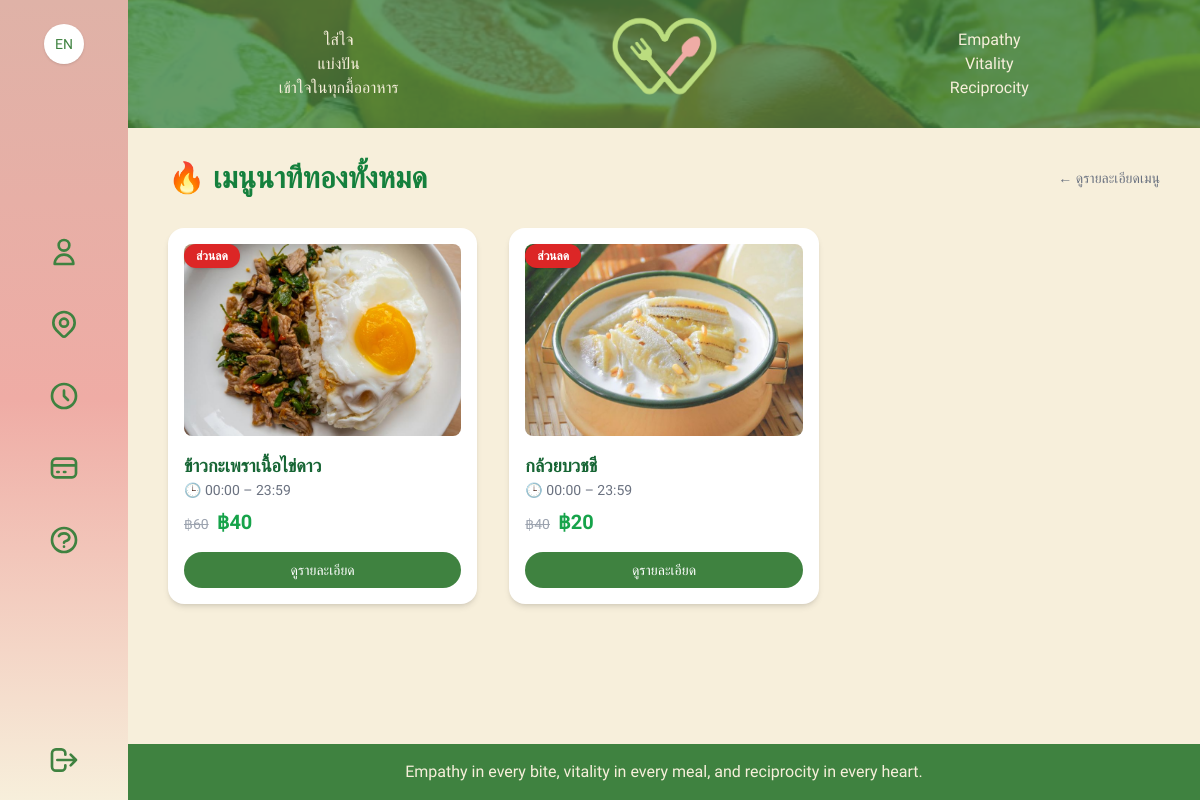
/flash/, run on an earlier commit of the app's database.
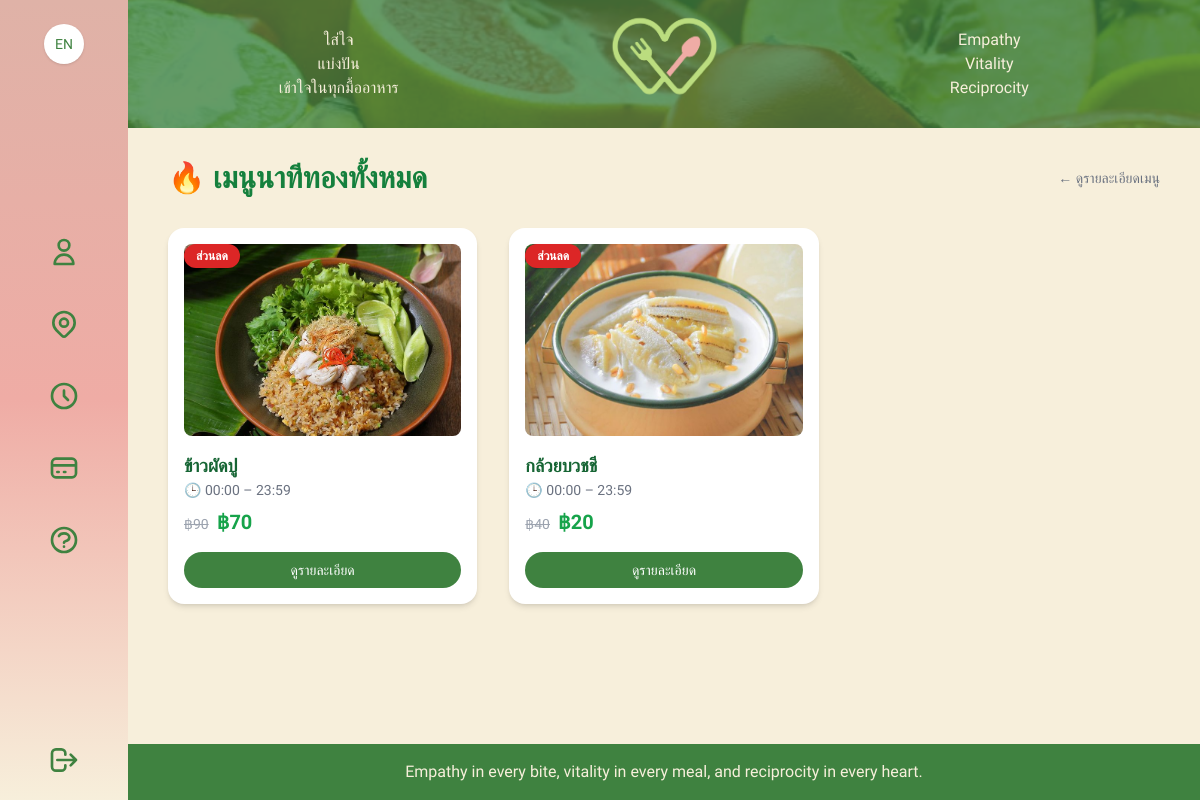
And on a later commit of the database.
### myapp/models.py (models this page shows, shortened)
class FlashMenu(models.Model):
    title            = models.CharField("ชื่อเมนู", max_length=100)
    menu             = models.ForeignKey(Menu, on_delete=models.CASCADE, verbose_name="เมนูหลัก", null=True)  # ← แก้ตรงนี้
    image            = models.ImageField("รูปเมนู", upload_to='flash_menus/')
    original_price   = models.DecimalField("ราคาต้นฉบับ", max_digits=8, decimal_places=2)
    discounted_price = models.DecimalField("ราคาหลังลด",   max_digits=8, decimal_places=2)
    start_time       = models.TimeField("เริ่ม (HH:MM)")
    end_time         = models.TimeField("จบ (HH:MM)")
    is_active        = models.BooleanField("เปิดใช้งาน", default=True)
    class Meta:
        verbose_name        = "เมนูนาทีทอง"
        verbose_name_plural = "เมนูนาทีทอง"

### myapp/views.py (the view)
# urls.py: path('flash/', views.flash_all, name='flash_all'),
def flash_all(request):
    current_time = now().time()
    flash_menus = FlashMenu.objects.filter(
        is_active=True,
        start_time__lte=current_time,
        end_time__gte=current_time
    )
    return render(request, 'flash_all.html', {
        'flash_menus': flash_menus,
    })

### myapp/templatetags/currency_filters.py (called while the page is built)
@register.filter
def currency(value, symbol='฿'):
    try:
        val = float(value)
    except (TypeError, ValueError):
        return value
    formatted = f"{val:,.0f}"
    return f"{symbol}{formatted}"

### myapp/templates/flash_all.html (shortened to what this page needs)
{% extends 'base.html' %}
{% load static %}
{% load currency_filters %}
{% load i18n %}
{% block content %}
<div class="container mx-auto px-4 py-8">
  <div class="flex items-center justify-between mb-8">
    <h1 class="text-3xl font-bold text-green-700">🔥 {% trans "All Flash Deal Menus" %}</h1>
    <a href="{% url 'home' %}" class="text-sm text-gray-500 hover:text-green-600 hover:underline">
      ← {% trans "Back to Home" %}
    </a>
  </div>
  {% if flash_menus %}
    <div class="grid grid-cols-1 sm:grid-cols-2 lg:grid-cols-3 gap-8">
      {% for item in flash_menus %}
        <div class="relative bg-white rounded-2xl shadow-md hover:shadow-xl transition p-4 flex flex-col">
          {% if item.image %}
            <a href="{% url 'flash_menu_detail' item.id %}">
              <img src="{{ item.image.url }}"
                   alt="{{ item.title }}"
                   class="w-full h-48 object-cover rounded-lg mb-4">
            </a>
            <div class="absolute top-4 left-4 bg-red-600 text-white text-xs px-3 py-1 rounded-full shadow font-bold">
              {% trans "Discount" %}
            </div>
          {% endif %}
          <h2 class="text-lg font-semibold text-green-800">{{ item.title }}</h2>
          <p class="text-sm text-gray-500 mb-2">
            🕒 {{ item.start_time|time:"H:i" }} – {{ item.end_time|time:"H:i" }}
          </p>
          <div class="flex items-baseline space-x-2 mb-4">
            <span class="text-gray-400 line-through text-sm">{{ item.original_price|currency:"฿" }}</span>
            <span class="text-xl font-bold text-green-600">{{ item.discounted_price|currency:"฿" }}</span>
          </div>
          <a href="{% url 'flash_menu_detail' item.id %}"
             class="mt-auto inline-block w-full bg-[#3F8240] hover:bg-[#2f6831] text-white font-medium text-sm py-2 rounded-full text-center transition">
            {% trans "View Details" %}
          </a>
        </div>
      {% endfor %}
    </div>
  {% else %}
    <p class="text-center text-gray-500 mt-10">😥 {% trans "No flash deals available at the moment" %}</p>
  {% endif %}
</div>
{% endblock %}

### myapp/templates/base.html (shortened to what this page needs)
{% load static i18n %}
<!DOCTYPE html>
<html lang="{{ LANGUAGE_CODE }}">
<head>
  <script src="https://cdn.tailwindcss.com"></script>
</head>
<body class="bg-[#F7EFDB] text-[#3F8240]">
  <div class="flex flex-col min-h-screen">
    <aside class="w-32 sidebar-gradient fixed top-0 left-0 h-screen flex flex-col items-center py-6 z-20">
      <form action="{% url 'set_language' %}" method="post" class="mb-6">
        {% get_current_language as LANGUAGE_CODE %}
        {% if LANGUAGE_CODE == 'th' %}
          <button type="submit" name="language" value="en" class="w-10 h-10 bg-white text-sm rounded-full shadow hover:bg-gray-200 transition">
            EN
          </button>
        {% else %}
          <button type="submit" name="language" value="th" class="w-10 h-10 bg-white text-sm rounded-full shadow hover:bg-gray-200 transition">
            TH
          </button>
        {% endif %}
      </form>
      <div class="flex flex-col items-center justify-center flex-1">
        <a href="{% url 'profile' %}" class="mb-10">
          <svg xmlns="http://www.w3.org/2000/svg" class="w-8 h-8" fill="none" viewBox="0 0 24 24" stroke="currentColor">
            <path stroke-linecap="round" stroke-linejoin="round" stroke-width="2" d="M16 7a4 4 0 11-8 0 4 4 0 018 0zM12 14a7 7 0 00-7 7h14a7 7 0 00-7-7z"/>
          </svg>
        </a>
        <a href="{% url 'address_list' %}" class="mb-10">
        </a>
        <a href="{% url 'order_history' %}" class="mb-10">
          <svg xmlns="http://www.w3.org/2000/svg" class="w-8 h-8" fill="none" viewBox="0 0 24 24" stroke="currentColor">
            <path stroke-linecap="round" stroke-linejoin="round" stroke-width="2" d="M12 8v4l3 3m6-3a9 9 0 11-18 0 9 9 0 0118 0z"/>
          </svg>
        </a>
        <a href="{% url 'payment_methods' %}" class="mb-10">
          <svg xmlns="http://www.w3.org/2000/svg" class="w-8 h-8" fill="none" viewBox="0 0 24 24" stroke="currentColor">
            <path stroke-linecap="round" stroke-linejoin="round" stroke-width="2" d="M3 10h18M7 15h1m4 0h1m-7 4h12a3 3 0 003-3V8a3 3 0 00-3-3H6a3 3 0 00-3 3v8a3 3 0 003 3z"/>
          </svg>
        </a>
        <a href="{% url 'help_center' %}" class="mb-10">
        </a>
      </div>
      <a href="{% url 'logout' %}">
        <svg xmlns="http://www.w3.org/2000/svg" class="w-8 h-8" fill="none" viewBox="0 0 24 24" stroke="currentColor">
          <path stroke-linecap="round" stroke-linejoin="round" stroke-width="2" d="M17 16l4-4m0 0l-4-4m4 4H7m6 4v1a3 3 0 01-3 3H6a3 3 0 01-3-3V7a3 3 0 013-3h4a3 3 0 013 3v1"/>
        </svg>
      </a>
    </aside>
    <div class="flex flex-col min-h-screen pl-32">
<section class="relative top-banner-gradient h-32 flex items-center w-full">
  <div class="relative z-10 container mx-auto flex items-center px-6">
    <div class="flex-1 text-center text-[#f7efdb]">
      <p>{% trans "Care" %}</p>
      <p>{% trans "Sharing" %}</p>
      <p>{% trans "Understanding in every meal" %}</p>
    </div>
    <div class="flex-1 flex justify-center">
      <a href="{% url 'home' %}">
        <img src="{% static 'images/imsuk.logo.png' %}"
             alt="IMSUK Logo"
             class="w-32 h-32 mb-4 animate-pulse"/>
      </a>
    </div>
    <div class="flex-1 text-center text-[#f7efdb]">
      <p>{% trans "Empathy" %}</p>
      <p>{% trans "Vitality" %}</p>
      <p>{% trans "Reciprocity" %}</p>
    </div>
  </div>
</section>
      <main class="flex-1">
        {% block content %}{% endblock %}
      </main>
      <footer class="footer-gradient text-center text-[#f7efdb] p-4">
        {% trans "Empathy in every bite, vitality in every meal, and reciprocity in every heart." %}
      </footer>
    </div>
  </div>
</body>
</html>

### myapp/templates/base.html (style rules this page uses)
body { font-family:'Prompt','Montserrat',sans-serif; }
.sidebar-gradient { background: linear-gradient(to bottom, #dfb2a7, #EFACA5, #f7efdb); }
.top-banner-gradient { background:#3f8240; }
.footer-gradient { background: #3f8240; }

What changed in the data, as far as the page shows it:
changed FlashMenu: image: a different picture; title "ข้าวกะเพราเนื้อไข่ดาว" → "ข้าวผัดปู"; original_price "฿60" → "฿90"; discounted_price "฿40" → "฿70"
